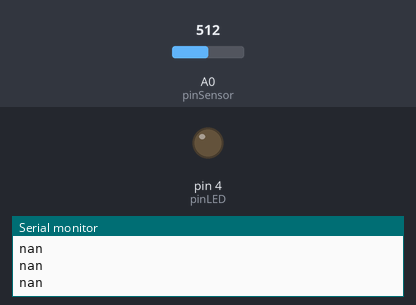
The sketch below on a simulated Arduino Uno, built with avr-gcc and run on an emulated ATmega328P. Parts: output pins drawn as LEDs (lit = HIGH), the last lines printed to the serial monitor. Inputs (shaded band) come from the test bench; at power-on: A0 (pinSensor) = 512.

Above: at 1.2 s.
1.3 s: A0 (pinSensor) set to 395
2.8 s: A0 (pinSensor) set to 380
At 3.8 s:
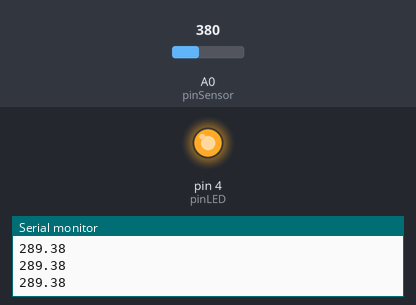
4.3 s: A0 (pinSensor) set to 1011
5.8 s: A0 (pinSensor) set to 1023
At 6.2 s:
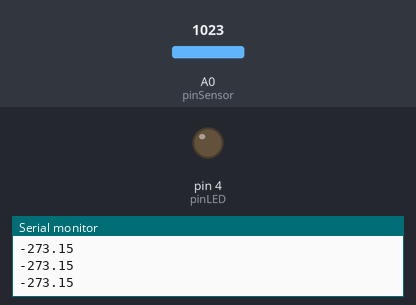
7.3 s: A0 (pinSensor) set to 637
8.8 s: A0 (pinSensor) set to 623
At 9.6 s:
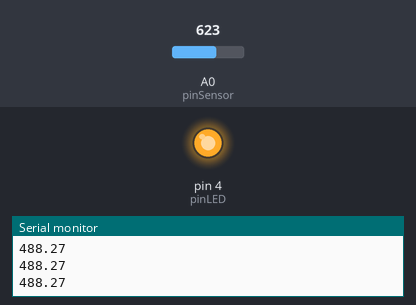
Timing chart, 0 to 11.3 s (numbered marks = the images above; inputs shaded):
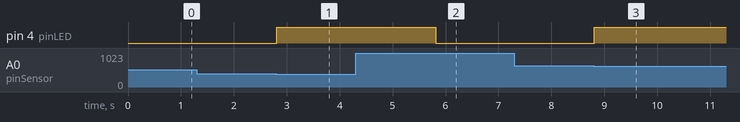

The sketch:

K11_4.ino
```cpp
/*
  Air Conditioning Control using a temperature sensor

  Using the infrared proximity sensor, we make a piezo buzzer
  beep periodically. Notice how this code makes no use of
  the delay() function, but uses the millis() function.

  One disadvantage of the delay() function is that the
  board really does nothing during that period. When you need
  to constantly monitor data, delay() might block this process
  and may cause you not to detect certain happenings.

  Created by Bayanihan Labs.
*/

//Pin Variables - We declare the pins used into variables for easy access.
int pinSensor = A0;
int pinLED = 4;

//Data Variables - These will store our data, calculations, and the like.
int rawInput = 0;
float resistance = 0;
float tempCelsius = 0;

/*Constant Variables - These are used to calibrate the program.
 * Bounds are designed to keep the average room temp at 21C
 */
const int upperBound = 24;
const int lowerBound = 18;

void setup () {
  //Digital pins need to be assigned modes every startup
  pinMode(pinLED, OUTPUT);
  Serial.begin(9600);
}

void loop () {
  /* This section of the code extracts the rawInput of the temperature
   * sensor then converts it into degrees Celsius.
   * Once a certain temperature is reached (as indicated by maxHeat),
   * the Galileo toggles the LED to the appropriate state.
   */

  rawInput = analogRead(pinSensor);
  tempCelsius = processInput(rawInput);

  Serial.println(tempCelsius);

  if (tempCelsius > upperBound) {
    /*If the measured temperature of the room (stored in tempCelsius) exceeds that of upperBound,
     *the LED (airconditioner) is turned on.
     */
    digitalWrite(pinLED, HIGH);
  } else if (tempCelsius < lowerBound) {
    /*If the room gets cold enough, the LED is turned off signifying that
     *the airconditioner is off as well.
     */
    digitalWrite(pinLED, LOW);
  }
}

float processInput (int rawInput) {
  /* In this function, we first find the resistance of the temperature sensor,
   * then convert the obtained resistance into degrees Celsius.
   */

  resistance = (1023 - rawInput)*10000/rawInput;
  return (1/(log(resistance/10000)/3975 + 1/298.15)-273.15);
}
```

Measured:
- the behaviour switches between 381 and 380 on A0 (pinSensor) (found by bisection; images 0 and 1)
- the behaviour switches between 1022 and 1023 on A0 (pinSensor) (found by bisection; images 1 and 2)
- the behaviour switches between 637 and 636 on A0 (pinSensor) (found by bisection; images 2 and 3)
- after the input at 2.8 s, pin 4 (pinLED): LOW → HIGH at once
- after the input at 5.8 s, pin 4 (pinLED): HIGH → LOW at once
- after the input at 8.8 s, pin 4 (pinLED): LOW → HIGH at once
